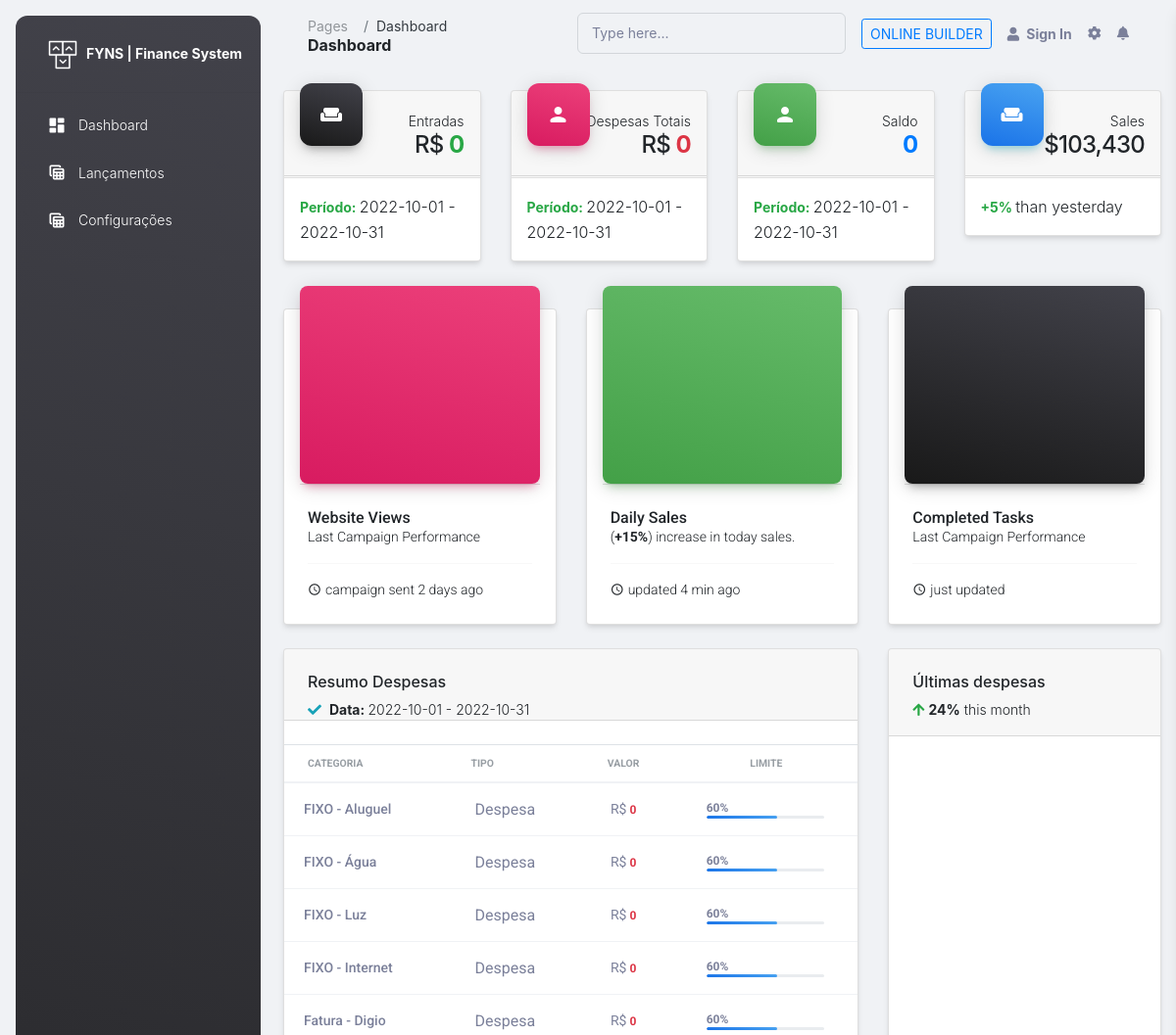
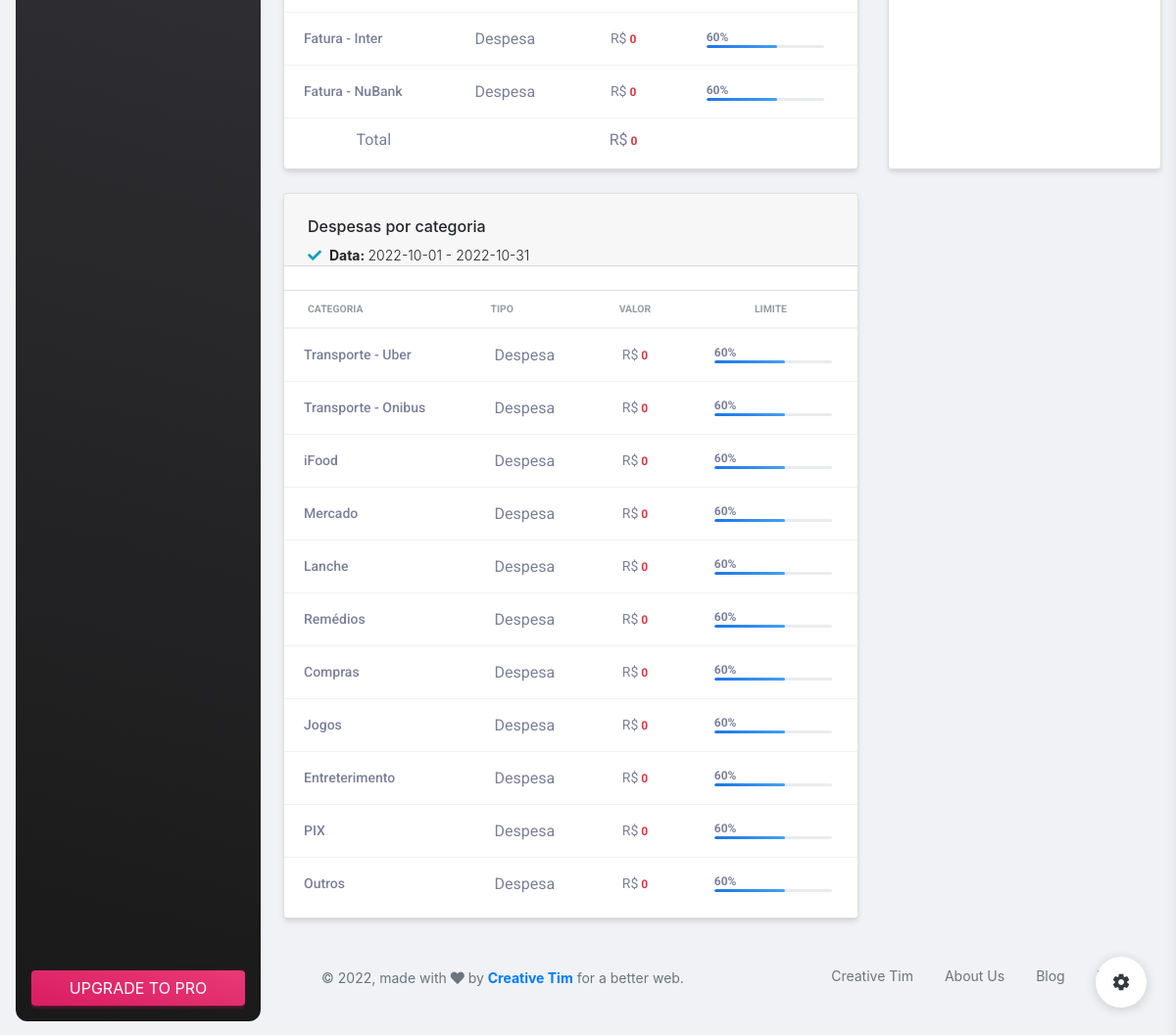
The page / on the database its author committed (2 pictures, top to bottom).
### tables this page shows
CREATE TABLE IF NOT EXISTS `categoria_despesas` (
  `id` int(11) NOT NULL AUTO_INCREMENT,
  `nome` varchar(100),
  PRIMARY KEY (`id`)
);

CREATE TABLE IF NOT EXISTS `categoria_lancamentos` (
  `id` int(11) NOT NULL AUTO_INCREMENT,
  `nome` varchar(100),
  PRIMARY KEY (`id`)
);

### application/views/dashboard/dashboard.php (the view, shortened to what the rows shown need)
<div class="container-fluid py-4">
  <div class="row mb-4">
    <div class="col-lg-8 col-md-6 mb-md-0 mb-4">
      <div class="card">
        <div class="card-body px-0 pb-2">
          <div class="table-responsive">
            <table class="table align-items-center mb-0">
              <thead>
                <tr>
                  <th class="text-uppercase text-secondary text-xxs font-weight-bolder opacity-7">Categoria</th>
                  <th class="text-uppercase text-secondary text-xxs font-weight-bolder opacity-7 ps-2">Tipo</th>
                  <th class="text-center text-uppercase text-secondary text-xxs font-weight-bolder opacity-7">Valor</th>
                  <th class="text-center text-uppercase text-secondary text-xxs font-weight-bolder opacity-7">Limite</th>
                </tr>
              </thead>
              <tbody>
              <?php
                foreach ($categorias_despesas as $categoria) {
                  echo '<tr>';
                  echo '<td>';
                  echo '<div class="d-flex px-2 py-1">';
                  echo '<div class="d-flex flex-column justify-content-center">';
                  echo '<h6 class="mb-0 text-sm">'.$categoria->nome.'</h6>';
                  echo '</div>';
                  echo '</div>';
                  echo '</td>';
                  echo '<td class="">';
                  echo 'Despesa';
                  echo '</td>';
                  echo '<td class="align-middle text-center text-sm">';
                  $val = 0;
                  echo 'R$<span class="text-danger text-xs font-weight-bolder"> '.$val.' </span>';
                  echo '</td>';
                  echo '<td class="align-middle">';
                  echo '<div class="progress-wrapper w-75 mx-auto">';
                  echo '<div class="progress-info">';
                  echo '<div class="progress-percentage">';
                  echo '<span class="text-xs font-weight-bold">60%</span>';
                  echo '</div>';
                  echo '</div>';
                  echo '<div class="progress">';
                  echo '<div class="progress-bar bg-gradient-info w-60" role="progressbar" aria-valuenow="60" aria-valuemin="0" aria-valuemax="100"></div>';
                  echo '</div>';
                  echo '</div>';
                  echo '</td>';
                  echo '</tr>';
                }
                ?>
              </tbody>
            </table>
          </div>
        </div>
      </div>
    </div>
  </div>
  <div class="row mb-4">
    <div class="col-lg-8 col-md-6 mb-md-0 mb-4">
      <div class="card">
        <div class="card-body px-0 pb-2">
          <div class="table-responsive">
            <table class="table align-items-center mb-0">
              <thead>
                <tr>
                  <th class="text-uppercase text-secondary text-xxs font-weight-bolder opacity-7">Categoria</th>
                  <th class="text-uppercase text-secondary text-xxs font-weight-bolder opacity-7 ps-2">Tipo</th>
                  <th class="text-center text-uppercase text-secondary text-xxs font-weight-bolder opacity-7">Valor</th>
                  <th class="text-center text-uppercase text-secondary text-xxs font-weight-bolder opacity-7">Limite</th>
                </tr>
              </thead>
              <tbody>
              <?php
                foreach ($categoria_lancamentos2 as $categoria) {
                  echo '<tr>';
                  echo '<td>';
                  echo '<div class="d-flex px-2 py-1">';
                  echo '<div class="d-flex flex-column justify-content-center">';
                  echo '<h6 class="mb-0 text-sm">'.$categoria->nome.'</h6>';
                  echo '</div>';
                  echo '</div>';
                  echo '</td>';
                  echo '<td class="">';
                  echo 'Despesa';
                  echo '</td>';
                  echo '<td class="align-middle text-center text-sm">';
                  $val = 0;
                  echo 'R$<span class="text-danger text-xs font-weight-bolder"> '.$val.' </span>';
                  echo '</td>';
                  echo '<td class="align-middle">';
                  echo '<div class="progress-wrapper w-75 mx-auto">';
                  echo '<div class="progress-info">';
                  echo '<div class="progress-percentage">';
                  echo '<span class="text-xs font-weight-bold">60%</span>';
                  echo '</div>';
                  echo '</div>';
                  echo '<div class="progress">';
                  echo '<div class="progress-bar bg-gradient-info w-60" role="progressbar" aria-valuenow="60" aria-valuemin="0" aria-valuemax="100"></div>';
                  echo '</div>';
                  echo '</div>';
                  echo '</td>';
                  echo '</tr>';
                }
                ?>
              </tbody>
            </table>
          </div>
        </div>
      </div>
    </div>
  </div>

### rows shown on the page
categoria_despesas: nome "FIXO - Aluguel", val "0"
categoria_despesas: nome "FIXO - Água", val "0"
categoria_despesas: nome "FIXO - Luz", val "0"
categoria_despesas: nome "FIXO - Internet", val "0"
categoria_despesas: nome "Fatura - Digio", val "0"
categoria_despesas: nome "Fatura - Inter", val "0"
categoria_despesas: nome "Fatura - NuBank", val "0"
categoria_lancamentos: nome "Transporte - Uber", val "0"
categoria_lancamentos: nome "Transporte - Onibus", val "0"
categoria_lancamentos: nome "iFood", val "0"
categoria_lancamentos: nome "Mercado", val "0"
categoria_lancamentos: nome "Lanche", val "0"
categoria_lancamentos: nome "Remédios", val "0"
categoria_lancamentos: nome "Compras", val "0"
categoria_lancamentos: nome "Jogos", val "0"
categoria_lancamentos: nome "Entreterimento", val "0"
categoria_lancamentos: nome "PIX", val "0"
categoria_lancamentos: nome "Outros", val "0"

### other values the page prints
$sum_receita_total "0"
$receita_inicial "2022-10-01"
$receita_final "2022-10-31"
$sum_desp_total "0"
$despesa_inicial "2022-10-01"
$despesa_final "2022-10-31"
$saldo "0"
